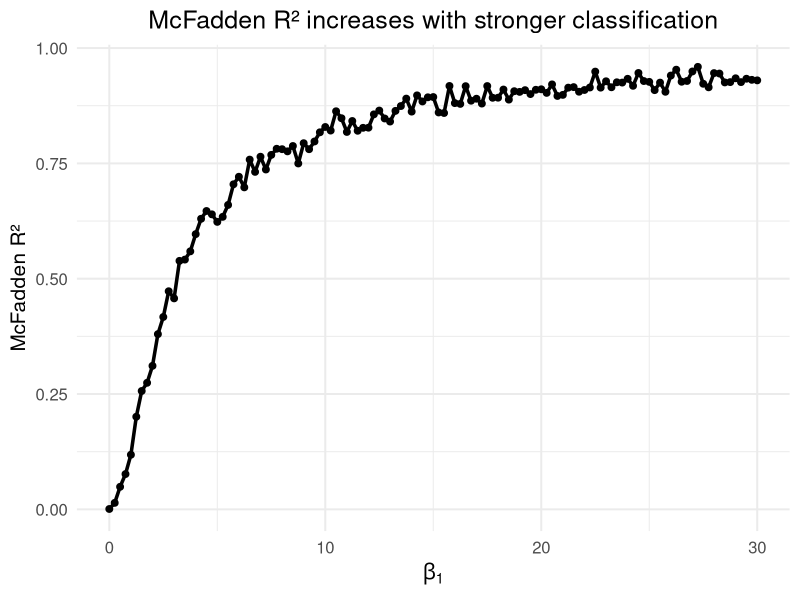
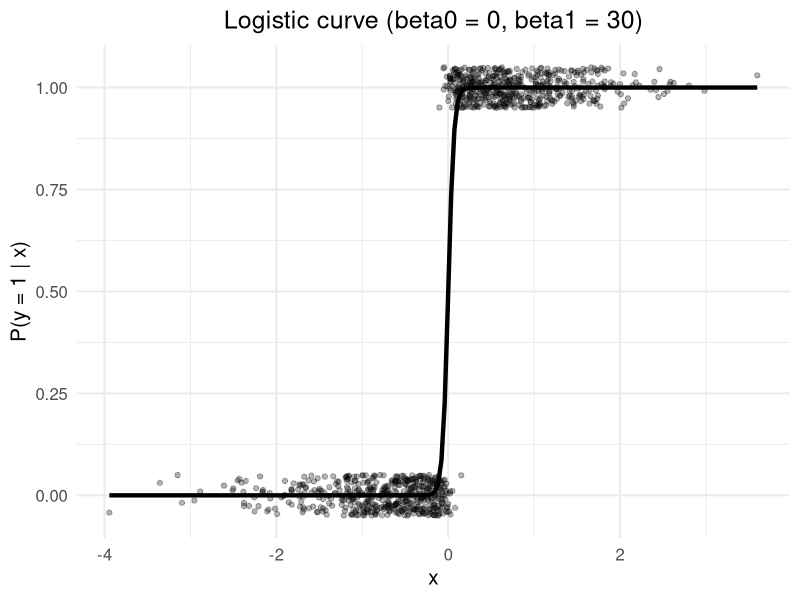

Here is the R script that generated these plots, in order:
library(tidyverse)

set.seed(123)

simulate_data <- function(n = 1000, beta0 = 0, beta1 = 0) {
  x <- stats::rnorm(n)
  p <- stats::plogis(beta0 + beta1 * x)
  y <- stats::rbinom(n, size = 1, prob = p)
  
  base::data.frame(
    x = x,
    y = y
  )
}

mcfadden_r2 <- function(model_full, model_null) {
  ll_full <- as.numeric(stats::logLik(model_full))
  ll_null <- as.numeric(stats::logLik(model_null))
  
  1 - ll_full / ll_null
}

run_simulation <- function(beta1_values, n = 1000, beta0 = 0) {
  
  out <- vector("list", length(beta1_values))
  
  for (i in seq_along(beta1_values)) {
    
    b1 <- beta1_values[i]
    
    sim_dat <- simulate_data(
      n = n,
      beta0 = beta0,
      beta1 = b1
    )
    
    model_full <- stats::glm(
      y ~ x,
      data = sim_dat,
      family = stats::binomial()
    )
    
    model_null <- stats::glm(
      y ~ 1,
      data = sim_dat,
      family = stats::binomial()
    )
    
    out[[i]] <- base::data.frame(
      beta1 = b1,
      mcfadden_r2 = mcfadden_r2(model_full, model_null)
    )
  }
  
  dplyr::bind_rows(out)
}

beta_seq <- seq(0, 30, by = 0.25)

res <- run_simulation(
  beta1_values = beta_seq,
  n = 1000,
  beta0 = 0
)

p <- ggplot(res, aes(x = beta1, y = mcfadden_r2)) +
  geom_line(linewidth = 1.2) +
  geom_point(size = 2) +
  labs(
    title = "McFadden R² increases with stronger classification",
    x = expression(beta[1]),
    y = "McFadden R²"
  ) +
  theme_minimal(base_size = 15) +
  theme(
    plot.title = element_text(hjust = 0.5)
  )

p

plot_logistic_curve <- function(beta0 = 0, beta1 = 1, n = 1000) {
  
  df <- simulate_data(n = n, beta0 = beta0, beta1 = beta1)
  
  x_grid <- seq(min(df$x), max(df$x), length.out = 200)
  p_grid <- plogis(beta0 + beta1 * x_grid)
  
  df_curve <- data.frame(
    x = x_grid,
    p = p_grid
  )
  
  ggplot(df, aes(x = x, y = y)) +
    geom_jitter(height = 0.05, width = 0, alpha = 0.3) +
    geom_line(data = df_curve, aes(x = x, y = p), linewidth = 1.5) +
    labs(
      title = paste0("Logistic curve (beta0 = ", beta0, ", beta1 = ", beta1, ")"),
      x = "x",
      y = "P(y = 1 | x)"
    ) +
    theme_minimal(base_size = 15) +
    theme(plot.title = element_text(hjust = 0.5))
}

plot_logistic_curve(beta0 = 0, beta1 = 30)
